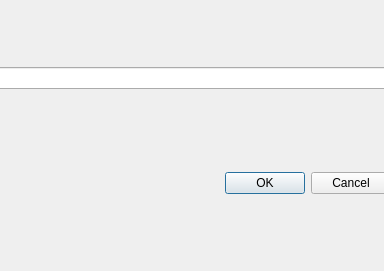
<?xml version="1.0" encoding="UTF-8"?>
<ui version="4.0">
 <class>Dialog</class>
 <widget class="QDialog" name="Dialog">
  <property name="geometry">
   <rect>
    <x>0</x>
    <y>0</y>
    <width>384</width>
    <height>271</height>
   </rect>
  </property>
  <property name="windowTitle">
   <string>Indirizzo dispositivo</string>
  </property>
  <widget class="QWidget" name="verticalLayoutWidget">
   <property name="geometry">
    <rect>
     <x>-10</x>
     <y>-10</y>
     <width>401</width>
     <height>281</height>
    </rect>
   </property>
   <layout class="QVBoxLayout" name="verticalLayout">
    <item>
     <widget class="QLineEdit" name="ip"/>
    </item>
    <item>
     <widget class="QDialogButtonBox" name="buttonBox">
      <property name="orientation">
       <enum>Qt::Horizontal</enum>
      </property>
      <property name="standardButtons">
       <set>QDialogButtonBox::Cancel|QDialogButtonBox::Ok</set>
      </property>
     </widget>
    </item>
   </layout>
  </widget>
 </widget>
 <resources/>
 <connections>
  <connection>
   <sender>buttonBox</sender>
   <signal>accepted()</signal>
   <receiver>Dialog</receiver>
   <slot>accept()</slot>
   <hints>
    <hint type="sourcelabel">
     <x>229</x>
     <y>169</y>
    </hint>
    <hint type="destinationlabel">
     <x>157</x>
     <y>270</y>
    </hint>
   </hints>
  </connection>
  <connection>
   <sender>buttonBox</sender>
   <signal>rejected()</signal>
   <receiver>Dialog</receiver>
   <slot>reject()</slot>
   <hints>
    <hint type="sourcelabel">
     <x>297</x>
     <y>169</y>
    </hint>
    <hint type="destinationlabel">
     <x>286</x>
     <y>270</y>
    </hint>
   </hints>
  </connection>
 </connections>
</ui>
